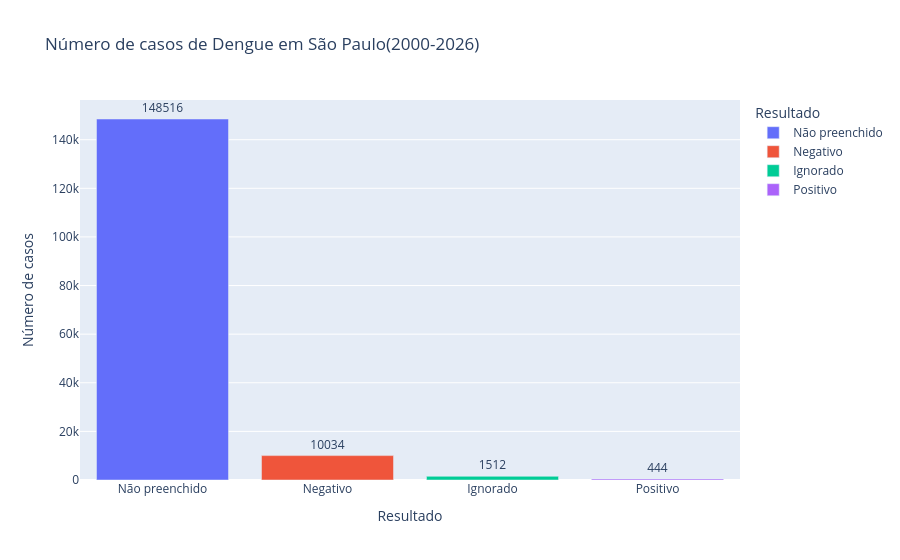

This figure's notebook cell:
### Code cell
# Contagem dos resultados
dengue_counts = (
    classi_fin["DENGUE"]
    .value_counts()
    .reset_index()
)

dengue_counts.columns = ["Resultado", "Contagem"]

fig = px.bar(
    dengue_counts,
    x="Resultado",
    y="Contagem",
    text="Contagem",
    title="Número de casos de Dengue em São Paulo(2000-2026)",
    labels={
        "Contagem": "Número de casos",
        "Resultado": "Resultado"
    },
    color="Resultado"
)

fig.update_traces(textposition="outside")

fig.show()

### Figure 1 — Plotly figure (JSON) as saved in the notebook; plotly's stock layout.template omitted (floating-point values rounded to 4 significant figures)
{"data": [{"hovertemplate": "Resultado=%{x}<br>Número de casos=%{text}<extra></extra>", "legendgroup": "Não preenchido", "marker": {"color": "#636efa", "pattern": {"shape": ""}}, "name": "Não preenchido", "orientation": "v", "showlegend": true, "text": [148500.0], "textposition": "outside", "type": "bar", "x": ["Não preenchido"], "xaxis": "x", "y": [148516], "yaxis": "y"}, {"hovertemplate": "Resultado=%{x}<br>Número de casos=%{text}<extra></extra>", "legendgroup": "Negativo", "marker": {"color": "#EF553B", "pattern": {"shape": ""}}, "name": "Negativo", "orientation": "v", "showlegend": true, "text": [10030.0], "textposition": "outside", "type": "bar", "x": ["Negativo"], "xaxis": "x", "y": [10034], "yaxis": "y"}, {"hovertemplate": "Resultado=%{x}<br>Número de casos=%{text}<extra></extra>", "legendgroup": "Ignorado", "marker": {"color": "#00cc96", "pattern": {"shape": ""}}, "name": "Ignorado", "orientation": "v", "showlegend": true, "text": [1512.0], "textposition": "outside", "type": "bar", "x": ["Ignorado"], "xaxis": "x", "y": [1512], "yaxis": "y"}, {"hovertemplate": "Resultado=%{x}<br>Número de casos=%{text}<extra></extra>", "legendgroup": "Positivo", "marker": {"color": "#ab63fa", "pattern": {"shape": ""}}, "name": "Positivo", "orientation": "v", "showlegend": true, "text": [444.0], "textposition": "outside", "type": "bar", "x": ["Positivo"], "xaxis": "x", "y": [444], "yaxis": "y"}], "layout": {"barmode": "relative", "legend": {"title": {"text": "Resultado"}, "tracegroupgap": 0}, "title": {"text": "Número de casos de Dengue em São Paulo(2000-2026)"}, "xaxis": {"anchor": "y", "categoryarray": ["Não preenchido", "Negativo", "Ignorado", "Positivo"], "categoryorder": "array", "domain": [0, 1], "title": {"text": "Resultado"}}, "yaxis": {"anchor": "x", "domain": [0, 1], "title": {"text": "Número de casos"}}}}
